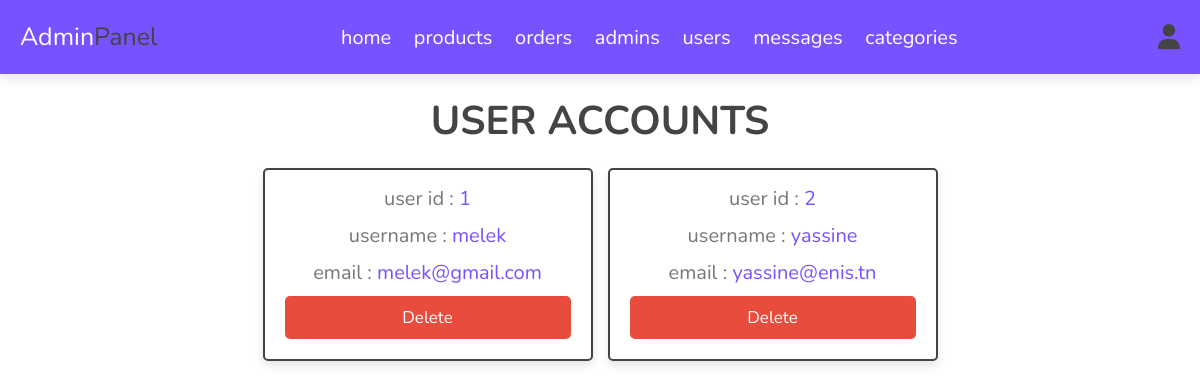
Screenshot of /admin/users_accounts.php (signed in) with the database file from the repository.
### tables this page shows
CREATE TABLE IF NOT EXISTS `users` (
  `id` int NOT NULL AUTO_INCREMENT,
  `name` varchar(20) NOT NULL,
  `email` varchar(50) NOT NULL,
  `password` varchar(50) NOT NULL,
  PRIMARY KEY (`id`)
);

### admin/users_accounts.php (the view, shortened to what this page needs)
<?php
include '../components/connect.php';
?>
<!DOCTYPE html>
<html lang="en">
<head>
   <link rel="stylesheet" href="https://cdnjs.cloudflare.com/ajax/libs/font-awesome/6.1.1/css/all.min.css">
   <link rel="stylesheet" href="../assets/css/admin_style.css">
</head>
<body>
<?php include '../components/admin_header.php'; ?>
<section class="accounts">
   <h1 class="heading">user accounts</h1>
   <div class="box-container">
   <?php
      $select_accounts = $conn->prepare("SELECT * FROM `users`");
      $select_accounts->execute();
      if($select_accounts->rowCount() > 0){
         while($fetch_accounts = $select_accounts->fetch(PDO::FETCH_ASSOC)){
   ?>
   <div class="box">
      <p> user id : <span><?= $fetch_accounts['id']; ?></span> </p>
      <p> username : <span><?= $fetch_accounts['name']; ?></span> </p>
      <p> email : <span><?= $fetch_accounts['email']; ?></span> </p>
      <a href="users_accounts.php?delete=<?= $fetch_accounts['id']; ?>" onclick="return confirm('delete this account? the user related information will also be delete!')" class="delete-btn">delete</a>
   </div>
   <?php
         }
      }else{
         echo '<p class="empty">no accounts available!</p>';
      }
   ?>
   </div>
</section>
</body>
</html>

### assets/css/admin_style.css (style rules this page uses)
:root { --main-color: #7752fe; --orange: #f39c12; --red: #e74c3c; --black: #444; --white: #fff; --light-color: #777; --light-bg: var(--bs-body-bg); --border: 0.2rem solid var(--black); --box-shadow: 0 0.5rem 1rem rgba(0, 0, 0, 0.1); }
* { font-family: "Nunito", sans-serif; margin: 0; padding: 0; box-sizing: border-box; outline: none; border: none; text-decoration: none; }
html { font-size: 62.5%; overflow-x: hidden; }
body { background-color: var(--light-bg); }
section { padding: 2rem; max-width: 1200px; margin: 0 auto; }
.heading { font-size: 4rem; color: var(--black); margin-bottom: 2rem; text-align: center; text-transform: uppercase; }
.btn, .delete-btn, .option-btn { display: block; width: 100%; margin-top: 1rem; border-radius: 0.5rem; padding: 1rem 3rem; font-size: 1.7rem; text-transform: capitalize; color: var(--white); cursor: pointer; text-align: center; }
.delete-btn { background-color: var(--red); }
.accounts .box-container { display: grid; grid-template-columns: repeat(auto-fit, 33rem); gap: 1.5rem; align-items: flex-start; justify-content: center; }
.accounts .box-container .box { padding: 2rem; padding-top: 0.5rem; border-radius: 0.5rem; text-align: center; border: var(--border); background-color: var(--white); box-shadow: var(--box-shadow); }
.accounts .box-container .box p { font-size: 2rem; color: var(--light-color); margin: 1rem 0; }
.accounts .box-container .box p span { color: var(--main-color); }

### rows the page displays
users: id "1", name "melek", email "melek@gmail.com"
users: id "2", name "yassine", email "yassine@enis.tn"
